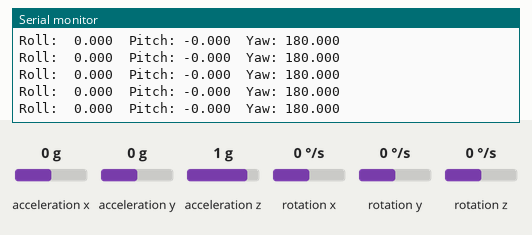
Simulated run of this program. Board: ESP32. Parts: the last lines printed to the serial monitor. The inputs (shaded band) are chosen by the test bench; at power-on: acceleration x 0 g, acceleration y 0 g, rotation y 0 °/s, acceleration z 1 g, rotation x 0 °/s, rotation z 0 °/s.

Above: at 4.2 s.
4.3 s: acceleration x set to -1.4 g
At 4.35 s:
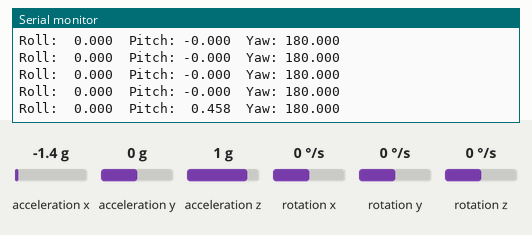
5.8 s: acceleration y set to -1.4 g
At 5.87 s:
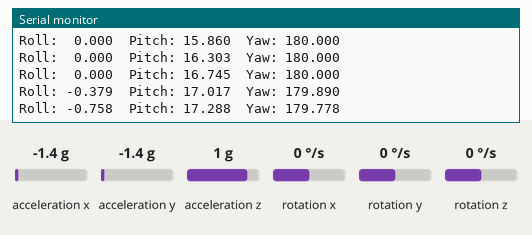
7.3 s: rotation y set to -192 °/s
At 7.43 s:
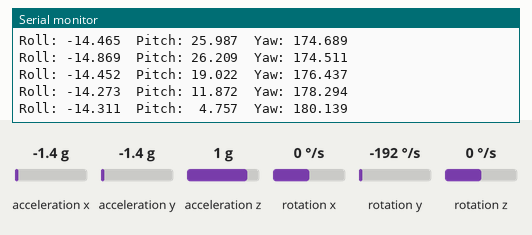
9.8 s: acceleration z set to -1.4 g
At 10.27 s:
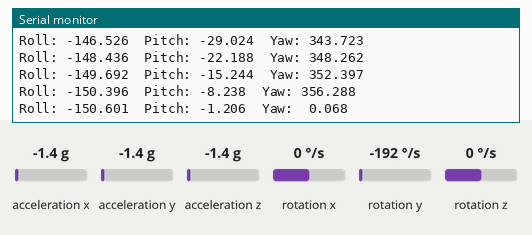
11.3 s: rotation x set to -192 °/s
At 11.31 s:
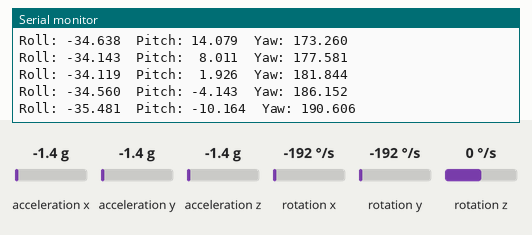
Timing chart, 0 to 13.8 s (numbered marks = the images above; inputs shaded):
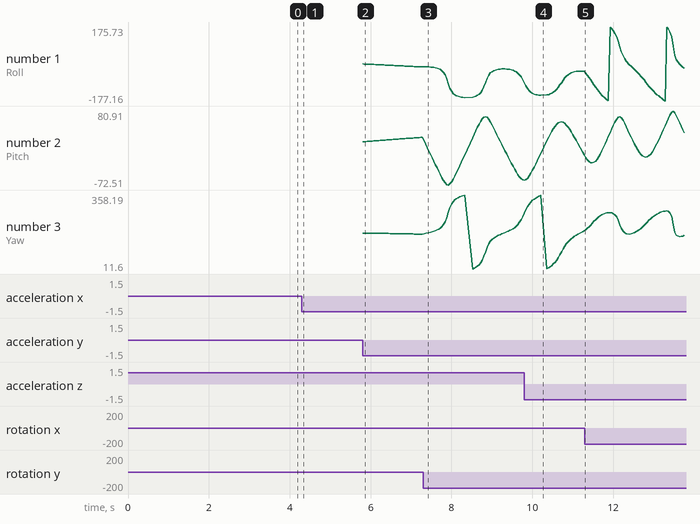

Measured:
- after the input at 4.3 s, the serial monitor: prints a new line at once (image 1)
- after the input at 5.8 s, the serial monitor: prints a new line at once (image 2)

The program:

main.cpp
```cpp
#include <Wire.h>
#include <MPU6050_tockn.h>
#include <MadgwickAHRS.h>

MPU6050 mpu6050(Wire);
Madgwick filter;
unsigned long microsPerReading, microsPrevious;

void setup() {
  Serial.begin(115200);
  Wire.begin();
  mpu6050.begin();
  mpu6050.calcGyroOffsets(true);
  filter.begin(25); // 25Hz sample rate

  // initialize variables to pace updates to correct rate
  microsPerReading = 1000000 / 25; //40000 microseconds/reading = 25Hz
  microsPrevious = micros();
}

void loop() {
  unsigned long microsNow = micros();

  //25Hz 로 센서값 읽기
  if (microsNow - microsPrevious >= microsPerReading) {
    mpu6050.update();

    float ax = mpu6050.getAccX();
    float ay = mpu6050.getAccY();
    float az = mpu6050.getAccZ();

    float gx = mpu6050.getGyroX();
    float gy = mpu6050.getGyroY();
    float gz = mpu6050.getGyroZ();

    // Update Madgwick filter
    filter.updateIMU(gx, gy, gz, ax, ay, az);

    // Get Euler angles (roll, pitch, yaw)
    float roll = filter.getRoll();
    float pitch = filter.getPitch();
    float yaw = filter.getYaw();

    // Print angles with Serial.printf, right-aligned and 6 digits (3 decimal places)
    Serial.printf("Roll: %6.3f\tPitch: %6.3f\tYaw: %6.3f\n", roll, pitch, yaw);

    // increment previous time, so we keep proper pace
    microsPrevious = microsPrevious + microsPerReading;
  }
}
```
